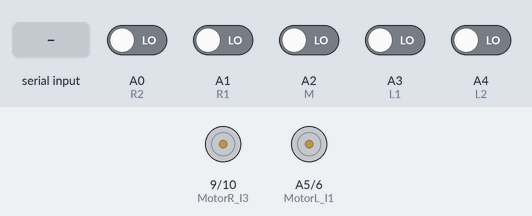
The sketch below on a simulated Arduino Uno, built with avr-gcc and run on an emulated ATmega328P. On the bench: motor-driver pin pairs drawn as motors (green arrow = first pin HIGH = forward, orange = second pin HIGH = backward, longer = more drive, scaled by the enable pin). The test bench sets the inputs (shaded band); at power-on: A0 (R2), A1 (R1), A2 (M), A3 (L1), A4 (L2) LOW.

Above: at 1.2 s.
1.3 s: "s\n" received over the second serial link
At 2.2 s:
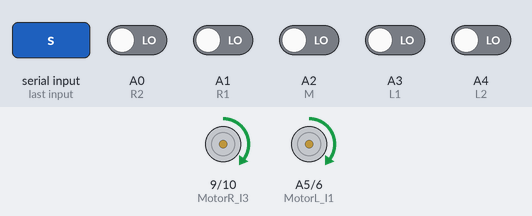
2.8 s: A0 (R2) driven HIGH
At 3.4 s:
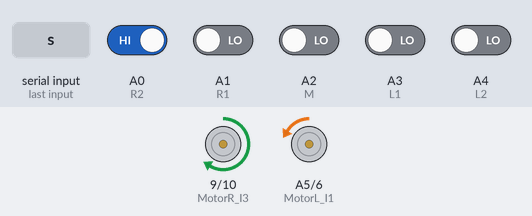
4.3 s: A3 (L1) driven HIGH
At 4.55 s:
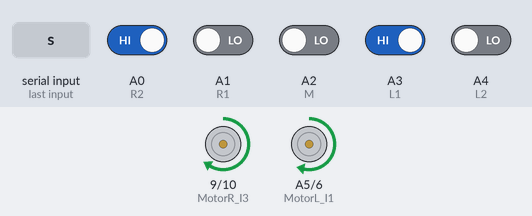
6.2 s: "b\n" received over the second serial link
At 6.5 s:
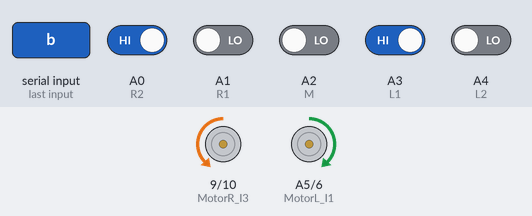
8.2 s: "r\n" received over the second serial link
At 8.44 s:
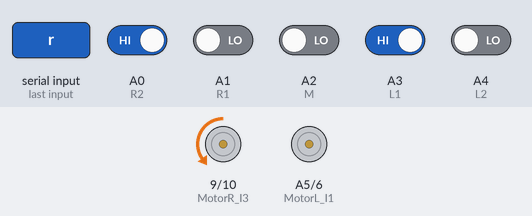
11.2 s: "l\n" received over the second serial link
At 12.5 s:
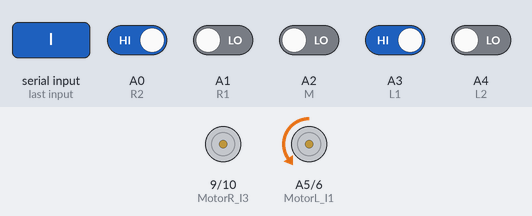
Timing chart, 0 to 14.1 s (numbered marks = the images above; inputs shaded):
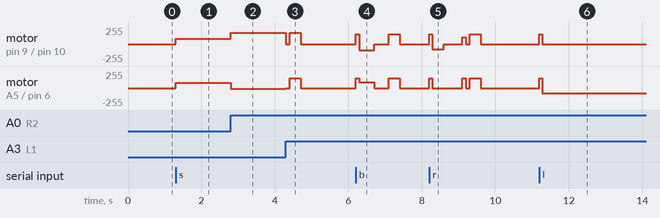

The sketch:

tracking_20180502.ino
```cpp
#include<SoftwareSerial.h>
#include <SPI.h>
#include <MFRC522.h>


#define RST_PIN      2        // RFID resetpin
#define SS_PIN       4       // RFID selection pin
MFRC522 mfrc522(SS_PIN, RST_PIN);
SoftwareSerial BT(8,7);   //bluetooth RX,TX


#define MotorL_I1     A5  //定義 I1 接腳（左）
#define MotorL_I2     6  //定義 I2 接腳（左）
#define MotorR_I3     9 //定義 I3 接腳（右）
#define MotorR_I4     10 //定義 I4 接腳（右）
#define MotorL_PWML   3  //定義 ENA (PWM調速) 接腳
#define MotorR_PWMR    5  //定義 ENB (PWM調速) 接腳
// 循線模組
#define R2  A0  // Define Second Right Sensor Pin
#define R1  A1  // Define First Right Sensor Pin
#define M   A2  // Define Middle Sensor Pin
#define L1  A3  // Define First Left Sensor Pin
#define L2  A4  // Define Second Leftt Sensor Pin

enum ControlState {
   START_STATE,
   REMOTE_STATE,
};
ControlState _state=START_STATE;
void Remote_Mode();
void Start_Mode();
void SetState();
int _cmd=0;

void setup()
{
    BT.begin(9600); //bluetooth initialization
    #ifndef DEBUG
    #define DEBUG
    Serial.begin(9600);
    #endif
    SPI.begin();         //RFID initialization
    mfrc522.PCD_Init();
    pinMode(MotorL_I1,   OUTPUT);
   pinMode(MotorL_I2,   OUTPUT);
   pinMode(MotorR_I3,   OUTPUT);
   pinMode(MotorR_I4,   OUTPUT);
   pinMode(MotorL_PWML, OUTPUT);
   pinMode(MotorR_PWMR, OUTPUT);
   pinMode(R1, INPUT);
   pinMode(R2, INPUT);
   pinMode(M,  INPUT);
   pinMode(L1, INPUT);
   pinMode(L2, INPUT);
    /*define your pin mode*/

}

#include "track.h"
//#include "node.h"
#include "bluetooth.h"
#include "RFID.h"
int r2=0,r1=0,m=0,l1=0,l2=0;
    int dir=4;
    int _Tp=80;
    byte* a=NULL;
    byte* b=NULL;
void loop()
{
   if(_state == START_STATE) Start_Mode();
   else if(_state == REMOTE_STATE) Remote_Mode();
   SetState();

}

void SetState() {
  _cmd=ask_direction();
  if(_state==START_STATE){
      if(_cmd==5){
        _state= REMOTE_STATE; }
      else _state=_state;
  }
  else if(_state==REMOTE_STATE){
      if(_cmd==6){
        _state=START_STATE;
      }
      else _state=_state;
  }

}

void Start_Mode(){
  MotorWriting(0,0);
}
void Remote_Mode(){
     r1 = digitalRead(R1); // right-outer sensor
     r2 = digitalRead(R2); // right-inner sensor
      m = digitalRead(M); // middle sensor
     l2 = digitalRead(L1); // left-inner sensor
     l1= digitalRead(L2); // left-outer sensor
  if((r1==1 && m==1 && l1==1)||(r2==1 && l2==1)||(r1==1 && m==1 && l2==1)||(r2==1 && m==1 && l1==1)){
    node(4);
    MotorWriting(150,150);//直走
    delay(300);
    MotorWriting(0,0);//直走
    //delay(250);
    //Serial.println(mfrc522.PICC_IsNewCardPresent());

     a=rfid(b);
      //Serial.println("has rfid");
      send_byte(a,4);
      //else BT.write('y');

    dir=-1;
    while(dir==-1){
      dir=ask_direction();
    }
    //Serial.println(dir);
    node(dir);

  }
   else{
    tracking(r2,r1,m,l1,l2);

  }
}
void node(int dir){
    switch(dir){
        case 0:
           //MotorWriting(150,100);//直走
           //delay(150);
           MotorWriting(0,0);//直走
           delay(250);break;
           //tracking(r2,r1,m,l1,l2);

        case 1: //turn right


            MotorWriting(150,150);
           // Serial.print("1st");
           delay(80);
            MotorWriting(-80,0);//轉彎(小)
            delay(320);
            //MotorWriting(0,0);
            // Serial.print("2nd");
           // delay(2000);
            //Serial.print(digitalRead(R1));
            //轉到偵測到黑
            while(digitalRead(L1) ==0){
             // Serial.print("white");
              MotorWriting(-60,0);
            }

            MotorWriting(0,0);
            //Serial.print("3rd");
            delay(500);
            MotorWriting(100,100);//直走小(可嘗試刪掉)
            delay(100);break;


        case 2: //turn left
            MotorWriting(150,150);
            //delay(250);
            //MotorWriting(0,0);
            delay(80);
            MotorWriting(0,-80);
            delay(320);
            MotorWriting(0,0);
            //delay(2000);

            while(digitalRead(R1)==0){
              MotorWriting(0,-60);
            }

            MotorWriting(0,0);
            delay(500);
            MotorWriting(100,100);
            delay(100);break;

        case 3: //180
            MotorWriting(90,90);
            delay(100);

            MotorWriting(0,0);
            MotorWriting(-90,90);
            delay(400);
             MotorWriting(0,0);
            delay(200);
            while(digitalRead(L1)==0){
              MotorWriting(-50,50);
            }
             MotorWriting(0,0);
           delay(100);
           break;

        case 4://halt
            MotorWriting(0,0);
            delay(100);break;


    }

}
```

RFID.h
```cpp
#include <SPI.h>
#include <MFRC522.h>     // 引用程式庫
/* pin---- SDA:9 SCK:13 MOSI:11 MISO:12 GND:GND RST:9  */

byte* rfid(byte* idSize) {
    // 確認是否有新卡片

    //Serial.println("in rfid");
    if (mfrc522.PICC_IsNewCardPresent() && mfrc522.PICC_ReadCardSerial()) {
      byte *id = mfrc522.uid.uidByte;   // 取得卡片的UID
      *idSize = mfrc522.uid.size;   // 取得UID的長度
//      *idSize = 4;
     // Serial.print("PICC type: ");      // 顯示卡片類型
      // 根據卡片回應的SAK值（mfrc522.uid.sak）判斷卡片類型
      MFRC522::PICC_Type piccType = mfrc522.PICC_GetType(mfrc522.uid.sak);
      //Serial.println(mfrc522.PICC_GetTypeName(piccType));

      /*Serial.print("UID Size: ");       // 顯示卡片的UID長度值
      Serial.println(mfrc522.uid.size);
      Serial.println(sizeof(mfrc522.uid.size));

      if (id[0]==169)
      {Serial.print("success");}  //得到寶藏
  *
      for (byte i = 0; i < *idSize; i++) {  // 逐一顯示UID碼
        Serial.print("id[");
        Serial.print(i);
        Serial.print("]: ");
        Serial.println(id[i], HEX);       // 以16進位顯示UID值
      }

      Serial.println();*/

      mfrc522.PICC_HaltA();  // 讓卡片進入停止模式
      return id;
    }
    return -1;
}
```

bluetooth.h
```cpp
#include<SoftwareSerial.h>

// TODO: return the direction based on the command you read
int ask_direction(){
    int message=-1;
    char cmd;
    if(BT.available()){cmd=BT.read();
    if(cmd=='f')message=0;
    if(cmd=='b')message=3;
    if(cmd=='r')message=1;
    if(cmd=='l')message=2;
    if(cmd=='h')message=4;
    if(cmd=='s')message=5;
    if(cmd=='e')message=6;}
    //Serial.println(message);
    return message;
}

char convert_to_hex(int x)
{
    if(x==0)return'0';
    if(x==1)return'1';
    if(x==2)return'2';
    if(x==3)return'3';
    if(x==4)return'4';
    if(x==5)return'5';
    if(x==6)return'6';
    if(x==7)return'7';
    if(x==8)return'8';
    if(x==9)return'9';
    if(x==10)return'A';
    if(x==11)return'B';
    if(x==12)return'C';
    if(x==13)return'D';
    if(x==14)return'E';
    if(x==15)return'F';
}

// TODO: send the id back by BT
void send_byte(byte *id, byte idSize)
{
    for(int i=0;i<idSize;i++)
    {
        char a=convert_to_hex(id[i]/16);
        char b=convert_to_hex(id[i]%16);
        BT.write(a);
        BT.write(b);
    }
}
```

track.h
```cpp
// TODO: Write the functions from what you learned in former labs.

#include <SoftwareSerial.h>
#include <Wire.h>
#define DEBUG

int extern _Tp;


void MotorInverter(int motor, bool& dir) {

    if(motor==MotorL_PWML){
        if(dir){
            digitalWrite(MotorL_I1,HIGH);
            digitalWrite(MotorL_I2,LOW);
        }
        else{
            digitalWrite(MotorL_I1,LOW);
            digitalWrite(MotorL_I2,HIGH);
        }
    }
    if(motor==MotorR_PWMR){
        if(dir){
            digitalWrite(MotorR_I3,HIGH);
            digitalWrite(MotorR_I4,LOW);
        }
        else{
            digitalWrite(MotorR_I3,LOW);
            digitalWrite(MotorR_I4,HIGH);
        }
    }
}

void MotorWriting(double vR, double vL) {
    bool R_dir,L_dir;
    if(vR<0)
    {
        R_dir=false;
        vR=-vR;
    }
    else R_dir=true;
    //Serial.println(vL);
    if(vL<0)
    {
        L_dir=false;
        vL=-vL;

    }
    else L_dir=true;
    MotorInverter(MotorR_PWMR,R_dir);
    MotorInverter(MotorL_PWML,L_dir);
    analogWrite(MotorL_PWML,vL);
    analogWrite(MotorR_PWMR,vR);
    //Serial.println(vL);

}


void tracking(int r2,int r1,int m,int l1,int l2){    //main velocity
                      // Velocity of Car
 /* double _w2=10.0 ;                       // Weight Value for the Outer Sensor
  double _w1=_w2/2.0 ;                   // Weight Value for the Inner Sensor
  double _Kp=60 ;                       // _Kp Parameter
  double _Kd=0.03 ;                        // _Kd Parameter
  double _Ki=6.0 ;                         // _Ki Paramete
  double _integral=0 ; */

    double _w2=10;
    double _w1=_w2/2.0;
    double _Kp=9;
    double error=r2*_w2+r1*_w1+l1*(-_w1)+l2*(-_w2);
    if ((r1+r2+l1+l2)>0) error/=(r1+r2+l1+l2);
    error*=_Kp;
    MotorWriting((_Tp+error), _Tp-error);
  /* double error=_w2*l2+_w1*l1-_w2*r2-_w1*r1;
    if((l1+l2==2)||(l1+m==2)||(r1+m==2)||(r1+r2==2))error=error/2;
    double revise = 4/5;                                           //need to test
    _integral = revise*_integral + error;
    if(error>=1.5) _Tp=0;
    double power=_Kp*error + _Ki*_integral;
    double vR=_Tp+power;
    double vL=_Tp-power;
    MotorWriting((int)vR, (int)vL);  */
}
```

Measured:
- after the input at 1.3 s, motor on pin 9 (MotorR_I3) / pin 10 (MotorR_I4), motor on A5 (MotorL_I1) / pin 6 (MotorL_I2): stopped → forward 80/255 at once
- after the input at 2.8 s, motor on pin 9 (MotorR_I3) / pin 10 (MotorR_I4): forward 80/255 → forward 170/255 at once; motor on A5 (MotorL_I1) / pin 6 (MotorL_I2): forward 80/255 → backward 10/255 at once
- after the input at 4.3 s, motor on pin 9 (MotorR_I3) / pin 10 (MotorR_I4): forward 170/255 → stopped at once, → forward 170/255 0.10 s later, → stopped 0.30 s later; motor on A5 (MotorL_I1) / pin 6 (MotorL_I2): backward 10/255 → stopped at once, → forward 150/255 0.10 s later, → stopped 0.30 s later
- after the input at 8.2 s, motor on A5 (MotorL_I1) / pin 6 (MotorL_I2): goes forward 150/255 0.08 s, stopped 0.82 s, forward 150/255 0.10 s, stopped 0.10 s, forward 150/255 0.30 s, then stopped, starting at once
- after the input at 11.2 s, motor on pin 9 (MotorR_I3) / pin 10 (MotorR_I4): stopped → forward 150/255 at once, → stopped 0.08 s later; motor on A5 (MotorL_I1) / pin 6 (MotorL_I2): stopped → forward 150/255 at once, → backward 80/255 0.08 s later
